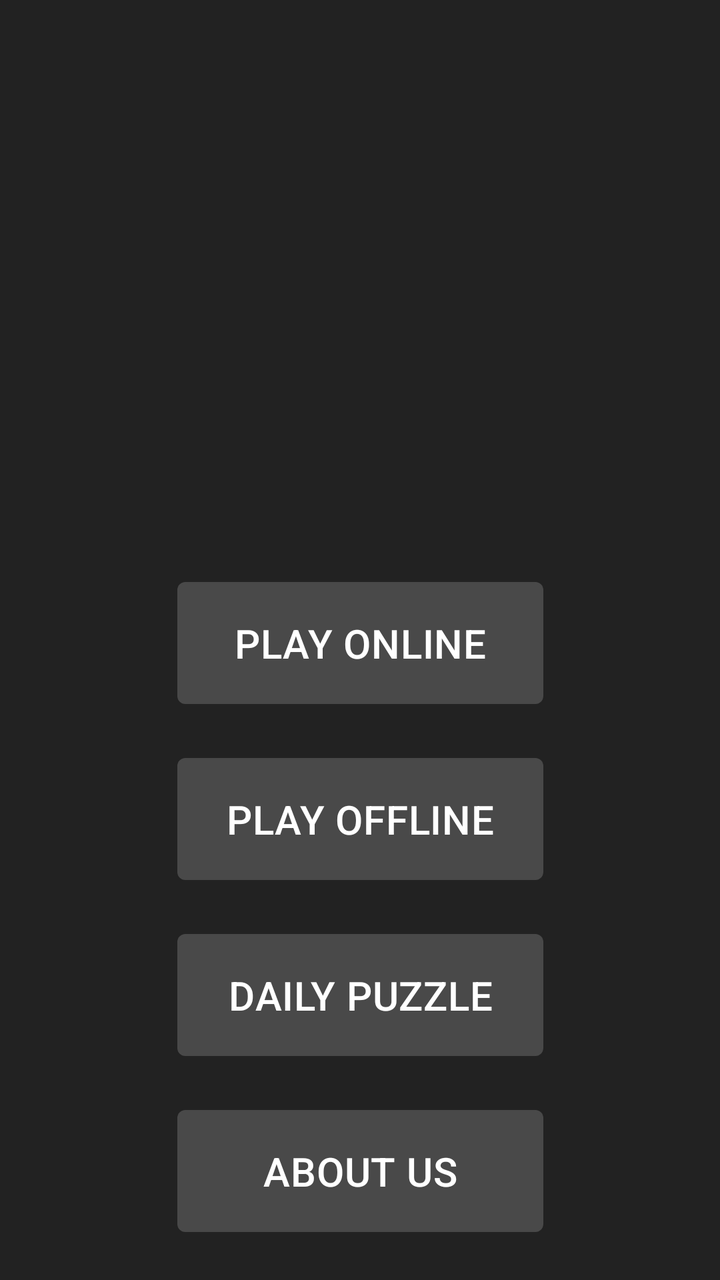
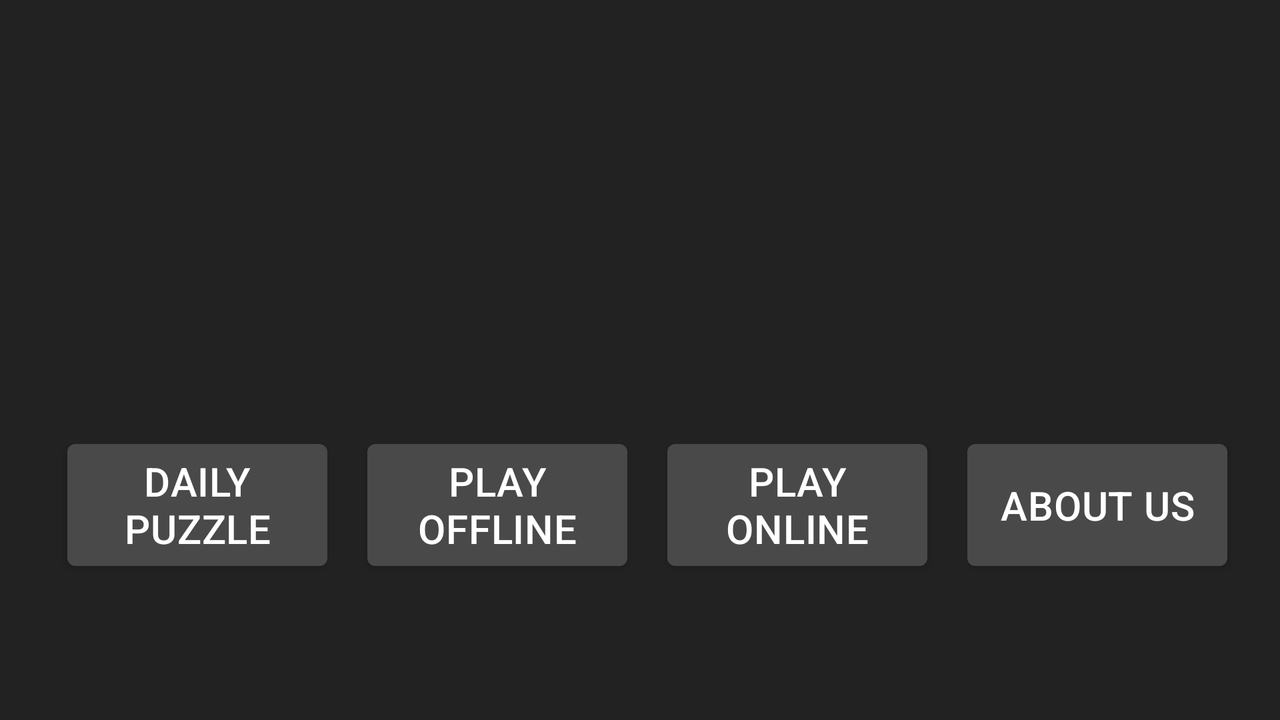

Two renders of one Android screen. The first uses the default layout on a phone; the second uses the alternative layout the repository ships for a different screen configuration, on a matching device. The two XML files are below.
<!-- AndroidManifest.xml: application theme Theme.Chess4Android -->
<!-- res/layout/landing_page.xml -->
<?xml version="1.0" encoding="utf-8"?>
<androidx.constraintlayout.widget.ConstraintLayout xmlns:android="http://schemas.android.com/apk/res/android"
    xmlns:app="http://schemas.android.com/apk/res-auto"
    xmlns:tools="http://schemas.android.com/tools"

    android:layout_width="fill_parent"
    android:background="@color/dark_grey"



    android:layout_height="fill_parent">




    <androidx.constraintlayout.widget.ConstraintLayout
        android:id="@+id/constraintLayout2"
        android:layout_width="wrap_content"
        android:layout_height="wrap_content"
        app:layout_constraintBottom_toBottomOf="parent"
        app:layout_constraintEnd_toEndOf="parent"
        app:layout_constraintStart_toStartOf="parent"
        app:layout_constraintTop_toTopOf="parent">

        <ImageView
            android:id="@+id/logo"
            android:layout_width="285dp"
            android:layout_height="252dp"
            app:srcCompat="@drawable/chess_logo_1"
            tools:ignore="MissingConstraints"
            tools:layout_editor_absoluteX="0dp"
            tools:layout_editor_absoluteY="0dp" />


        <Button
            android:id="@+id/play_game_online"
            android:layout_width="183dp"
            android:layout_height="73dp"
            android:layout_marginStart="36dp"
            android:layout_marginTop="15dp"
            android:layout_marginEnd="36dp"
            android:text="@string/play_online_btn"
            android:textColor="@color/white"
            app:backgroundTint="@color/btn_color"
            android:textAppearance="?attr/textAppearanceHeadline6"
            app:layout_constraintEnd_toEndOf="parent"
            app:layout_constraintStart_toStartOf="parent"
            app:layout_constraintTop_toBottomOf="@+id/logo"
            />

        <Button
            android:id="@+id/play_game_offline"
            android:layout_width="183dp"
            android:layout_height="73dp"
            android:layout_marginStart="36dp"
            android:layout_marginTop="15dp"
            android:layout_marginEnd="36dp"
            android:text="@string/play_offline_btn"
            android:textColor="@color/white"
            app:backgroundTint="@color/btn_color"
            android:textAppearance="?attr/textAppearanceHeadline6"
            app:layout_constraintEnd_toEndOf="parent"
            app:layout_constraintStart_toStartOf="parent"
            app:layout_constraintTop_toBottomOf="@+id/play_game_online"
            />

        <Button
            android:id="@+id/play_puzzle"
            android:layout_width="183dp"
            android:layout_height="73dp"
            android:layout_marginStart="36dp"
            android:layout_marginTop="15dp"
            android:layout_marginEnd="36dp"
            android:text="@string/play_puzzle_btn"
            android:textColor="@color/white"
            app:backgroundTint="@color/btn_color"
            android:textAppearance="?attr/textAppearanceHeadline6"
            app:layout_constraintEnd_toEndOf="parent"
            app:layout_constraintStart_toStartOf="parent"
            app:layout_constraintTop_toBottomOf="@+id/play_game_offline" />


        <Button
            android:id="@+id/about_us"
            android:layout_width="183dp"
            android:layout_height="73dp"
            android:layout_marginStart="36dp"
            android:layout_marginTop="15dp"
            android:layout_marginEnd="36dp"
            android:text="@string/about_us_btn"
            android:textColor="@color/white"
            app:backgroundTint="@color/btn_color"
            android:textAppearance="?attr/textAppearanceHeadline6"
            app:layout_constraintEnd_toEndOf="parent"
            app:layout_constraintStart_toStartOf="parent"
            app:layout_constraintTop_toBottomOf="@+id/play_puzzle"
            />






    </androidx.constraintlayout.widget.ConstraintLayout>


</androidx.constraintlayout.widget.ConstraintLayout>
<!-- resources referenced by this layout -->
<resources>
  <color name="btn_color">#494949</color>
  <color name="dark_grey">#222222</color>
  <color name="white">#FFFFFFFF</color>
  <string name="about_us_btn">ABOUT US</string>
  <string name="play_offline_btn">PLAY OFFLINE</string>
  <string name="play_online_btn">PLAY ONLINE</string>
  <string name="play_puzzle_btn">DAILY PUZZLE</string>
  <style name="Theme.Chess4Android" parent="Theme.MaterialComponents.DayNight.NoActionBar">
          
          <item name="colorPrimary">@color/black</item>
          <item name="colorPrimaryVariant">@color/purple_700</item>
          <item name="colorOnPrimary">@color/white</item>
          
          <item name="colorSecondary">@color/teal_200</item>
          <item name="colorSecondaryVariant">@color/teal_700</item>
          <item name="colorOnSecondary">@color/black</item>
          
          <item name="android:statusBarColor" tools:targetApi="l">?attr/colorPrimaryVariant</item>
          
      </style>
  <color name="black">#FF000000</color>
  <color name="purple_700">#FF3700B3</color>
  <color name="teal_200">#FF03DAC5</color>
  <color name="teal_700">#FF018786</color>
</resources>
<!-- res/layout-land/landing_page.xml (the repository's variant of the layout above) -->
<!-- drawn on the phone turned sideways -->
<?xml version="1.0" encoding="utf-8"?>
<androidx.constraintlayout.widget.ConstraintLayout xmlns:android="http://schemas.android.com/apk/res/android"
    xmlns:app="http://schemas.android.com/apk/res-auto"
    xmlns:tools="http://schemas.android.com/tools"

    android:layout_width="fill_parent"
    android:background="@color/dark_grey"



    android:layout_height="fill_parent">




    <androidx.constraintlayout.widget.ConstraintLayout
        android:id="@+id/constraintLayout2"
        android:layout_width="match_parent"
        android:layout_height="match_parent"
        app:layout_constraintBottom_toBottomOf="parent"
        app:layout_constraintEnd_toEndOf="parent"
        app:layout_constraintStart_toStartOf="parent"
        app:layout_constraintTop_toTopOf="parent">

        <ImageView
            android:id="@+id/logo"
            android:layout_width="273dp"
            android:layout_height="216dp"
            app:layout_constraintLeft_toLeftOf="parent"
            app:layout_constraintRight_toRightOf="parent"
            app:srcCompat="@drawable/chess_logo_1"
            tools:ignore="MissingConstraints"
             />

        <Button
            android:id="@+id/play_game_online"
            android:layout_width="130dp"
            android:layout_height="73dp"
            android:layout_marginStart="20dp"
            android:text="@string/play_online_btn"
            android:textAppearance="?attr/textAppearanceHeadline6"
            android:textColor="@color/white"
            app:backgroundTint="@color/btn_color"
            app:layout_constraintStart_toEndOf="@id/play_game_offline"

            app:layout_constraintTop_toBottomOf="@+id/logo" />

        <Button
            android:id="@+id/play_game_offline"
            android:layout_width="130dp"
            android:layout_height="73dp"
            android:layout_marginTop="0dp"
            android:text="@string/play_offline_btn"
            android:textAppearance="?attr/textAppearanceHeadline6"
            android:textColor="@color/white"
            app:backgroundTint="@color/btn_color"
            app:layout_constraintHorizontal_bias="0.056"
            app:layout_constraintTop_toBottomOf="@+id/logo"
            app:layout_constraintStart_toStartOf="@id/logo"
            android:layout_marginEnd="30dp"
            />


        <Button
            android:id="@+id/play_puzzle"
            android:layout_width="130dp"
            android:layout_height="73dp"
            android:layout_marginEnd="20dp"
            android:text="@string/play_puzzle_btn"
            android:textAppearance="?attr/textAppearanceHeadline6"
            android:textColor="@color/white"
            app:backgroundTint="@color/btn_color"

            app:layout_constraintEnd_toStartOf="@id/play_game_offline"
            app:layout_constraintHeight_percent=".5"
            app:layout_constraintTop_toBottomOf="@id/logo"

            />

        <Button
            android:id="@+id/about_us"
            android:layout_width="130dp"
            android:layout_height="73dp"
            android:layout_marginStart="20dp"
            android:text="@string/about_us_btn"
            android:textAppearance="?attr/textAppearanceHeadline6"
            android:textColor="@color/white"

            app:backgroundTint="@color/btn_color"

            app:layout_constraintStart_toEndOf="@id/play_game_online"


            app:layout_constraintTop_toBottomOf="@+id/logo" />


    </androidx.constraintlayout.widget.ConstraintLayout>


</androidx.constraintlayout.widget.ConstraintLayout>
